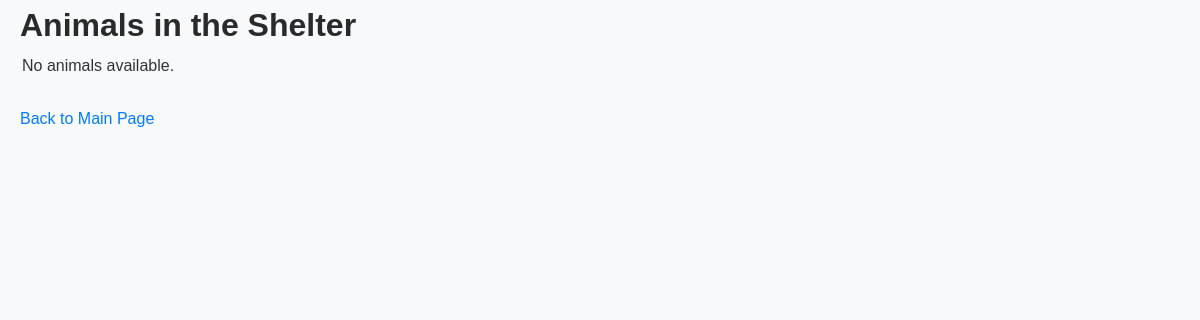
Before: /animals/ with the older database file.
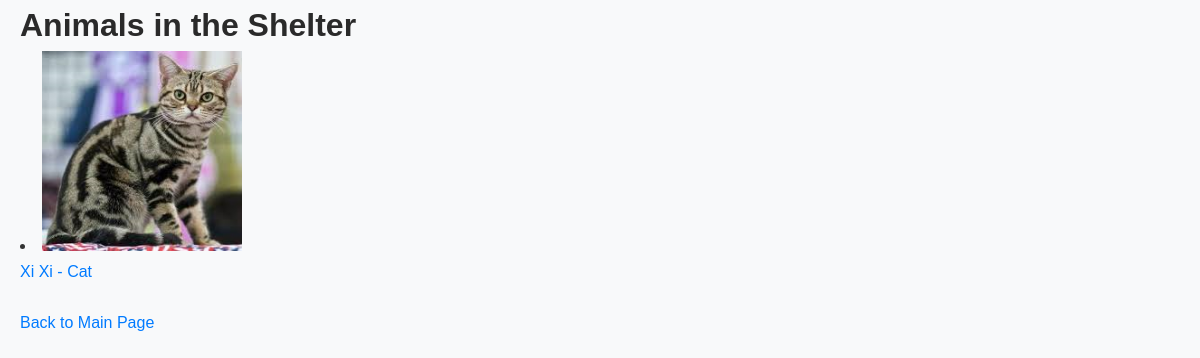
After: the same page with the newer database file.
### shelterapp/models.py (models this page shows, shortened)
class Animal(models.Model):
    animalID = models.AutoField(primary_key=True)
    name = models.CharField(max_length=100)
    species = models.CharField(max_length=100)
    breed = models.CharField(max_length=100)
    age = models.IntegerField()
    gender = models.CharField(max_length=10)
    dateOfArrival = models.DateField()
    adoptedOrNot = models.IntegerField()
    healthStatus = models.CharField(max_length=100)
    description = models.TextField()
    locationID = models.IntegerField()
    reasonForIntake = models.CharField(max_length=100)
    adoptionFee = models.IntegerField()

### shelterapp/views.py (the view)
# urls.py: path('animals/', views.view_animals, name='view_animals'),  # View list of animals
def view_animals(request):
    animals = Animal.objects.all()
    medical_records = MedicalRecord.objects.all()
    return render(request, 'view_animals.html', {'animals': animals, 'medical_records': medical_records})

### shelterapp/templates/view_animals.html (shortened to what this page needs)
<!DOCTYPE html>
<html lang="en">
<head>
    {% load static %}
    <link rel="stylesheet" href="{% static 'shelterapp/css/style.css' %}">
</head>
<body>
    <h1>Animals in the Shelter</h1>
    <table>
        {% for animal in animals %}
            <li>
                <img src="{% static 'shelterapp/images/animals/' %}{{ animal.animalID }}.png" alt="{{ animal.name }}" width="200" height="200">
                <br>
                <a href="{% url 'animal_profile' animal.animalID %}">
                    {{ animal.name }} - {{ animal.species }}
                </a>
            </li>
        {% empty %}
        <tr>
            <td colspan="11">No animals available.</td>
        </tr>
        {% endfor %}
    </table>
    <br>
    <a href="{% url 'default_page' %}">Back to Main Page</a>
</body>
</html>

### shelter/static/shelterapp/css/style.css (style rules this page uses)
* { margin: 0; padding: 0; box-sizing: border-box; }
body { font-family: 'Arial', sans-serif; line-height: 1.6; background-color: #f8f9fa; color: #333; padding: 0 20px; }
h1, h2, h3 { color: #2a2a2a; }
a { text-decoration: none; color: #007bff; }

Changed rows visible on the page:
added Animal: name "Xi Xi", species "Cat"
Other visible differences:
text no longer shown: "No animals available."
